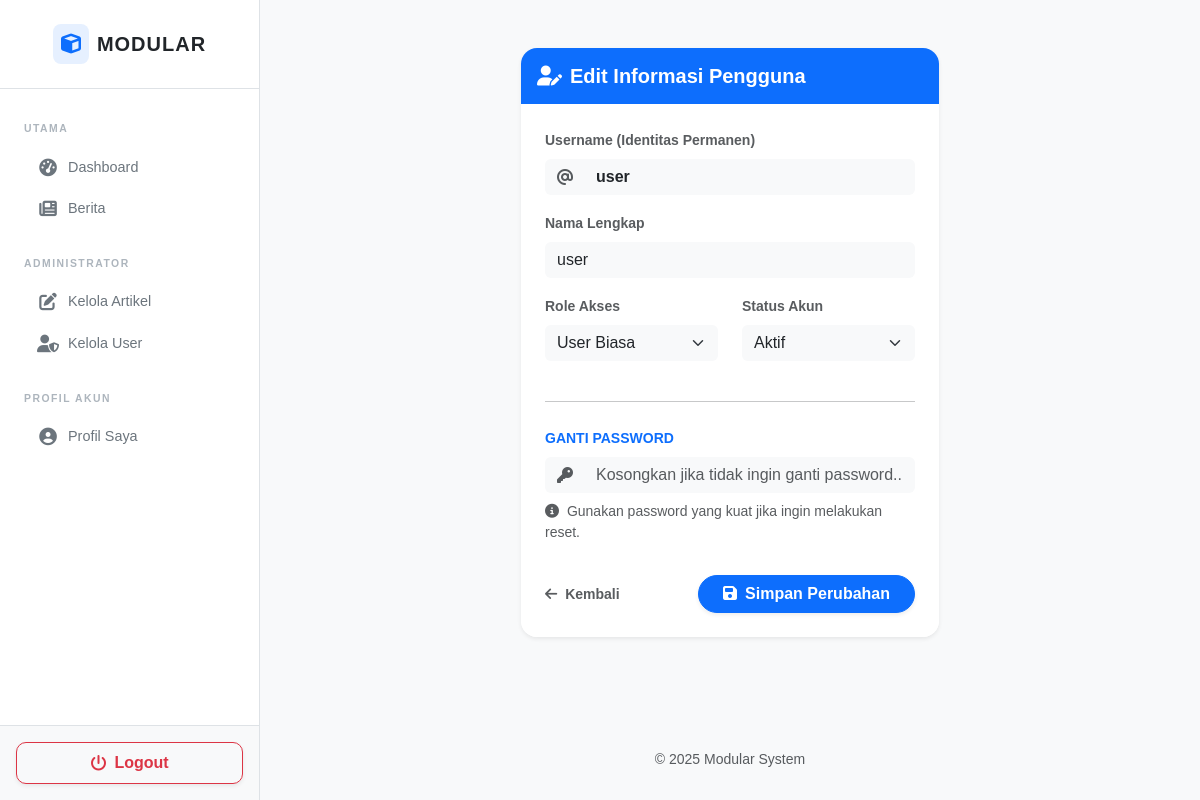
/index.php/user/edit?id=3 (signed in), run on the app's committed database.
### tables this page shows
CREATE TABLE `user` (
  `id` int(11) NOT NULL,
  `username` varchar(50) NOT NULL,
  `password` varchar(255) NOT NULL,
  `foto` varchar(255) DEFAULT NULL,
  `nama` varchar(100) NOT NULL,
  `email` varchar(100) DEFAULT NULL,
  `no_hp` varchar(20) DEFAULT NULL,
  `telepon` varchar(20) DEFAULT NULL,
  `role` enum('admin','user') DEFAULT 'user',
  `otp` int(6) DEFAULT NULL,
  `is_active` tinyint(1) DEFAULT 1,
  `gambar` varchar(255) DEFAULT NULL
);

### config.php (called while the page is built)
<?php
$config = [
    'host' => 'localhost',
    'username' => 'root',
    'password' => '',
    'db_name' => 'latihan_oop'
];
?>

### class/Database.php (called while the page is built, shortened)
<?php
class Database
{
    protected $host;
    protected $user;
    protected $password;
    protected $db_name;
    public $pdo;
    public function __construct()
    {
        $this->conn = new mysqli($this->host, $this->user, $this->password, $this->db_name);
        try {
            $dsn = "mysql:host=" . $this->host . ";dbname=" . $this->db_name . ";charset=utf8mb4";
            $options = [
                PDO::ATTR_ERRMODE            => PDO::ERRMODE_EXCEPTION,
                PDO::ATTR_DEFAULT_FETCH_MODE => PDO::FETCH_ASSOC,
                PDO::ATTR_EMULATE_PREPARES   => false,
            ];
            $this->pdo = new PDO($dsn, $this->user, $this->password, $options);
        } catch (PDOException $e) {
            die("Koneksi PDO Gagal: " . $e->getMessage());
        }
    }
    private function getConfig()
    {
        if (file_exists(__DIR__ . "/../config.php")) {
            include __DIR__ . "/../config.php";
            $this->host     = $config['host'];
            $this->user     = $config['username'];
            $this->password = $config['password'];
            $this->db_name  = $config['db_name'];
        } else {
            $this->host     = "localhost";
            $this->user     = "root";
            $this->password = "";
            $this->db_name  = "latihan_oop";
        }
    }
    public function runQuery($sql, $params = [])
    {
        try {
            $stmt = $this->pdo->prepare($sql);
            $stmt->execute($params);
            return $stmt;
        } catch (PDOException $e) {
            die("<div style='color:red; font-family:sans-serif; padding:20px; border:1px solid red;'>
                    <strong>Database Error:</strong> " . $e->getMessage() . "<br>
                    <strong>SQL Query:</strong> <code>" . htmlspecialchars($sql) . "</code>
                 </div>");
        }
    }
}
?>

### module/user/edit.php (the view, shortened to what this page needs)
<?php
$db = new Database();
$id = isset($_GET['id']) ? (int)$_GET['id'] : null;
$stmt = $db->runQuery("SELECT * FROM user WHERE id = :id", [':id' => $id]);
$data = $stmt->fetch(PDO::FETCH_ASSOC);
?>
<div class="row justify-content-center fade-in px-3 mt-4">
    <div class="col-md-7 col-lg-6">
        <div class="card border-0 shadow-sm rounded-4 overflow-hidden mb-5">
            <div class="card-header bg-primary py-3 border-0">
                <h5 class="m-0 fw-bold text-white"><i class="fas fa-user-edit me-2"></i>Edit Informasi Pengguna</h5>
            </div>
            <div class="card-body p-4 bg-white">
                <form method="POST">
                    <div class="mb-3">
                        <label class="form-label small fw-bold text-muted">Username (Identitas Permanen)</label>
                        <div class="input-group">
                            <span class="input-group-text bg-light border-0"><i class="fas fa-at text-muted"></i></span>
                            <input type="text" class="form-control bg-light border-0 fw-bold" value="<?= htmlspecialchars($data['username']) ?>" readonly>
                        </div>
                    </div>
                    <div class="mb-3">
                        <label class="form-label small fw-bold text-muted">Nama Lengkap</label>
                        <input type="text" name="nama" class="form-control bg-light border-0" value="<?= htmlspecialchars($data['nama']) ?>" required placeholder="Masukkan nama lengkap...">
                    </div>
                    <div class="row">
                        <div class="col-md-6 mb-3">
                            <label class="form-label small fw-bold text-muted">Role Akses</label>
                            <select name="role" class="form-select bg-light border-0">
                                <option value="user" <?= $data['role'] == 'user' ? 'selected' : '' ?>>User Biasa</option>
                            </select>
                        </div>
                        <div class="col-md-6 mb-3">
                            <label class="form-label small fw-bold text-muted">Status Akun</label>
                            <select name="is_active" class="form-select bg-light border-0">
                                <option value="1" <?= $data['is_active'] == 1 ? 'selected' : '' ?>>Aktif</option>
                            </select>
                        </div>
                    </div>
                    <hr class="my-4 opacity-10">
                    <div class="mb-4">
                        <label class="form-label small fw-bold text-primary text-uppercase">Ganti Password</label>
                        <div class="input-group">
                            <span class="input-group-text bg-light border-0"><i class="fas fa-key text-muted"></i></span>
                            <input type="password" name="password" class="form-control bg-light border-0" placeholder="Kosongkan jika tidak ingin ganti password...">
                        </div>
                        <div class="form-text small text-muted mt-2">
                            <i class="fas fa-info-circle me-1"></i> Gunakan password yang kuat jika ingin melakukan reset.
                        </div>
                    </div>
                    <div class="d-flex justify-content-between align-items-center pt-2">
                        <a href="/lab11_php_oop/index.php/user/index" class="text-muted small text-decoration-none fw-bold">
                            <i class="fas fa-arrow-left me-1"></i> Kembali
                        </a>
                        <button type="submit" name="submit" class="btn btn-primary px-4 rounded-pill fw-bold shadow-sm transition-scale">
                            <i class="fas fa-save me-2"></i>Simpan Perubahan
                        </button>
                    </div>
                </form>
            </div>
        </div>
    </div>
</div>

### module/user/edit.php (style rules this page uses)
.bg-light { background-color: #f8f9fa !important; }
.fade-in { animation: fadeIn 0.6s ease-out; }
.transition-scale { transition: all 0.3s ease; }

### data on the page
user: username "user", nama "user", role "User Biasa", is_active "Aktif"
